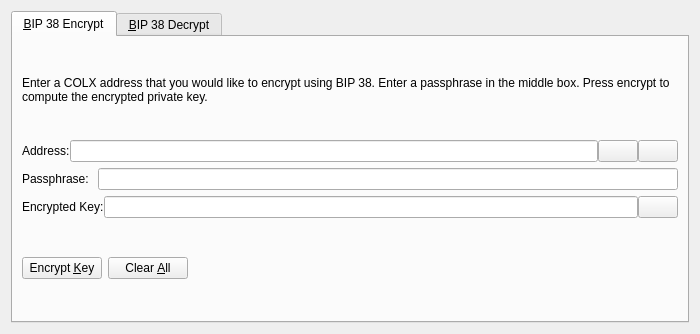
<?xml version="1.0" encoding="UTF-8"?>
<ui version="4.0">
 <class>Bip38ToolDialog</class>
 <widget class="QDialog" name="Bip38ToolDialog">
  <property name="geometry">
   <rect>
    <x>0</x>
    <y>0</y>
    <width>700</width>
    <height>334</height>
   </rect>
  </property>
  <property name="windowTitle">
   <string>BIP 38 Tool</string>
  </property>
  <property name="modal">
   <bool>true</bool>
  </property>
  <layout class="QVBoxLayout" name="verticalLayout">
   <item>
    <widget class="QTabWidget" name="tabWidget">
     <property name="currentIndex">
      <number>0</number>
     </property>
     <widget class="QWidget" name="tabBip38Encrypt">
      <attribute name="title">
       <string>&amp;BIP 38 Encrypt</string>
      </attribute>
      <layout class="QVBoxLayout" name="verticalLayout_SM">
       <item>
        <widget class="QLabel" name="infoLabel_ENC">
         <property name="text">
          <string>Enter a COLX address that you would like to encrypt using BIP 38. Enter a passphrase in the middle box. Press encrypt to compute the encrypted private key.</string>
         </property>
         <property name="textFormat">
          <enum>Qt::PlainText</enum>
         </property>
         <property name="wordWrap">
          <bool>true</bool>
         </property>
        </widget>
       </item>
       <item>
        <layout class="QHBoxLayout" name="horizontalLayout_1_ENC">
         <property name="spacing">
          <number>0</number>
         </property>
         <item>
          <widget class="QLabel" name="label_5">
           <property name="text">
            <string>Address:</string>
           </property>
          </widget>
         </item>
         <item>
          <widget class="QValidatedLineEdit" name="addressIn_ENC">
           <property name="toolTip">
            <string>The COLX address to sign the message with</string>
           </property>
          </widget>
         </item>
         <item>
          <widget class="QPushButton" name="addressBookButton_ENC">
           <property name="toolTip">
            <string>Choose previously used address</string>
           </property>
           <property name="text">
            <string/>
           </property>
           <property name="icon">
            <iconset>
             <normaloff>:/icons/address-book</normaloff>:/icons/address-book</iconset>
           </property>
           <property name="shortcut">
            <string>Alt+A</string>
           </property>
           <property name="autoDefault">
            <bool>false</bool>
           </property>
          </widget>
         </item>
         <item>
          <widget class="QPushButton" name="pasteButton_ENC">
           <property name="toolTip">
            <string>Paste address from clipboard</string>
           </property>
           <property name="text">
            <string/>
           </property>
           <property name="icon">
            <iconset>
             <normaloff>:/icons/editpaste</normaloff>:/icons/editpaste</iconset>
           </property>
           <property name="shortcut">
            <string>Alt+P</string>
           </property>
           <property name="autoDefault">
            <bool>false</bool>
           </property>
          </widget>
         </item>
        </layout>
       </item>
       <item>
        <layout class="QHBoxLayout" name="horizontalLayout_5">
         <item>
          <widget class="QLabel" name="label_6">
           <property name="text">
            <string>Passphrase: </string>
           </property>
          </widget>
         </item>
         <item>
          <widget class="QLineEdit" name="passphraseIn_ENC">
           <property name="echoMode">
            <enum>QLineEdit::Password</enum>
           </property>
          </widget>
         </item>
        </layout>
       </item>
       <item>
        <layout class="QHBoxLayout" name="horizontalLayout_2_ENC">
         <property name="spacing">
          <number>0</number>
         </property>
         <item>
          <widget class="QLabel" name="encryptedKeyLabel_ENC">
           <property name="text">
            <string>Encrypted Key:</string>
           </property>
           <property name="textFormat">
            <enum>Qt::PlainText</enum>
           </property>
          </widget>
         </item>
         <item>
          <widget class="QLineEdit" name="encryptedKeyOut_ENC">
           <property name="font">
            <font>
             <italic>true</italic>
            </font>
           </property>
           <property name="readOnly">
            <bool>true</bool>
           </property>
          </widget>
         </item>
         <item>
          <widget class="QPushButton" name="copyKeyButton_ENC">
           <property name="toolTip">
            <string>Copy the current signature to the system clipboard</string>
           </property>
           <property name="text">
            <string/>
           </property>
           <property name="icon">
            <iconset>
             <normaloff>:/icons/editcopy</normaloff>:/icons/editcopy</iconset>
           </property>
           <property name="autoDefault">
            <bool>false</bool>
           </property>
          </widget>
         </item>
        </layout>
       </item>
       <item>
        <layout class="QHBoxLayout" name="horizontalLayout_3_ENC">
         <item>
          <widget class="QPushButton" name="encryptKeyButton_ENC">
           <property name="toolTip">
            <string>Sign the message to prove you own this COLX address</string>
           </property>
           <property name="text">
            <string>Encrypt &amp;Key</string>
           </property>
           <property name="icon">
            <iconset>
             <normaloff>:/icons/edit</normaloff>:/icons/edit</iconset>
           </property>
           <property name="autoDefault">
            <bool>false</bool>
           </property>
          </widget>
         </item>
         <item>
          <widget class="QPushButton" name="clearButton_ENC">
           <property name="toolTip">
            <string>Reset all sign message fields</string>
           </property>
           <property name="text">
            <string>Clear &amp;All</string>
           </property>
           <property name="icon">
            <iconset>
             <normaloff>:/icons/remove</normaloff>:/icons/remove</iconset>
           </property>
           <property name="autoDefault">
            <bool>false</bool>
           </property>
          </widget>
         </item>
         <item>
          <spacer name="horizontalSpacer_1_ENC">
           <property name="orientation">
            <enum>Qt::Horizontal</enum>
           </property>
           <property name="sizeHint" stdset="0">
            <size>
             <width>40</width>
             <height>48</height>
            </size>
           </property>
          </spacer>
         </item>
         <item>
          <widget class="QLabel" name="statusLabel_ENC">
           <property name="font">
            <font>
             <weight>75</weight>
             <bold>true</bold>
            </font>
           </property>
           <property name="text">
            <string/>
           </property>
           <property name="wordWrap">
            <bool>true</bool>
           </property>
          </widget>
         </item>
         <item>
          <spacer name="horizontalSpacer_2_ENC">
           <property name="orientation">
            <enum>Qt::Horizontal</enum>
           </property>
           <property name="sizeHint" stdset="0">
            <size>
             <width>40</width>
             <height>48</height>
            </size>
           </property>
          </spacer>
         </item>
        </layout>
       </item>
      </layout>
     </widget>
     <widget class="QWidget" name="tabBip38Decrypt">
      <attribute name="title">
       <string>&amp;BIP 38 Decrypt</string>
      </attribute>
      <layout class="QVBoxLayout" name="verticalLayout_VM">
       <item>
        <widget class="QLabel" name="infoLabel_DEC">
         <property name="text">
          <string>Enter the BIP 38 encrypted private key. Enter the passphrase in the middle box. Click Decrypt Key to compute the private key. After the key is decrypted, clicking 'Import Address' will add this private key to the wallet.</string>
         </property>
         <property name="textFormat">
          <enum>Qt::PlainText</enum>
         </property>
         <property name="alignment">
          <set>Qt::AlignLeading|Qt::AlignLeft|Qt::AlignTop</set>
         </property>
         <property name="wordWrap">
          <bool>true</bool>
         </property>
        </widget>
       </item>
       <item>
        <layout class="QHBoxLayout" name="horizontalLayout_3">
         <item>
          <widget class="QLabel" name="label_2">
           <property name="text">
            <string>Encrypted Key:</string>
           </property>
          </widget>
         </item>
         <item>
          <widget class="QValidatedLineEdit" name="encryptedKeyIn_DEC">
           <property name="toolTip">
            <string>The COLX address the message was signed with</string>
           </property>
          </widget>
         </item>
        </layout>
       </item>
       <item>
        <layout class="QHBoxLayout" name="horizontalLayout">
         <item>
          <widget class="QLabel" name="label">
           <property name="text">
            <string>Passphrase: </string>
           </property>
          </widget>
         </item>
         <item>
          <widget class="QLineEdit" name="passphraseIn_DEC">
           <property name="echoMode">
            <enum>QLineEdit::Password</enum>
           </property>
          </widget>
         </item>
        </layout>
       </item>
       <item>
        <layout class="QHBoxLayout" name="horizontalLayout_2_DEC">
         <item>
          <widget class="QPushButton" name="decryptKeyButton_DEC">
           <property name="toolTip">
            <string>Verify the message to ensure it was signed with the specified COLX address</string>
           </property>
           <property name="text">
            <string>Decrypt &amp;Key</string>
           </property>
           <property name="icon">
            <iconset>
             <normaloff>:/icons/transaction_0</normaloff>:/icons/transaction_0</iconset>
           </property>
           <property name="autoDefault">
            <bool>false</bool>
           </property>
          </widget>
         </item>
         <item>
          <widget class="QPushButton" name="clearButton_DEC">
           <property name="toolTip">
            <string>Reset all verify message fields</string>
           </property>
           <property name="text">
            <string>Clear &amp;All</string>
           </property>
           <property name="icon">
            <iconset>
             <normaloff>:/icons/remove</normaloff>:/icons/remove</iconset>
           </property>
           <property name="autoDefault">
            <bool>false</bool>
           </property>
          </widget>
         </item>
         <item>
          <spacer name="horizontalSpacer_1_DEC">
           <property name="orientation">
            <enum>Qt::Horizontal</enum>
           </property>
           <property name="sizeHint" stdset="0">
            <size>
             <width>40</width>
             <height>48</height>
            </size>
           </property>
          </spacer>
         </item>
         <item>
          <widget class="QLabel" name="statusLabel_DEC">
           <property name="font">
            <font>
             <weight>75</weight>
             <bold>true</bold>
            </font>
           </property>
           <property name="text">
            <string/>
           </property>
           <property name="wordWrap">
            <bool>true</bool>
           </property>
          </widget>
         </item>
         <item>
          <spacer name="horizontalSpacer_2_DEC">
           <property name="orientation">
            <enum>Qt::Horizontal</enum>
           </property>
           <property name="sizeHint" stdset="0">
            <size>
             <width>40</width>
             <height>48</height>
            </size>
           </property>
          </spacer>
         </item>
        </layout>
       </item>
       <item>
        <layout class="QHBoxLayout" name="horizontalLayout_2">
         <item>
          <widget class="QLabel" name="label_3">
           <property name="text">
            <string>Decrypted Key:</string>
           </property>
          </widget>
         </item>
         <item>
          <widget class="QValidatedLineEdit" name="decryptedKeyOut_DEC"/>
         </item>
        </layout>
       </item>
       <item>
        <layout class="QHBoxLayout" name="horizontalLayout_4">
         <item>
          <widget class="QPushButton" name="importAddressButton_DEC">
           <property name="text">
            <string>Import Address</string>
           </property>
          </widget>
         </item>
         <item>
          <widget class="QLabel" name="label_4">
           <property name="text">
            <string>Address:</string>
           </property>
          </widget>
         </item>
         <item>
          <widget class="QLineEdit" name="addressOut_DEC"/>
         </item>
        </layout>
       </item>
      </layout>
     </widget>
    </widget>
   </item>
  </layout>
 </widget>
 <customwidgets>
  <customwidget>
   <class>QValidatedLineEdit</class>
   <extends>QLineEdit</extends>
   <header>qvalidatedlineedit.h</header>
  </customwidget>
 </customwidgets>
 <resources/>
 <connections/>
</ui>
